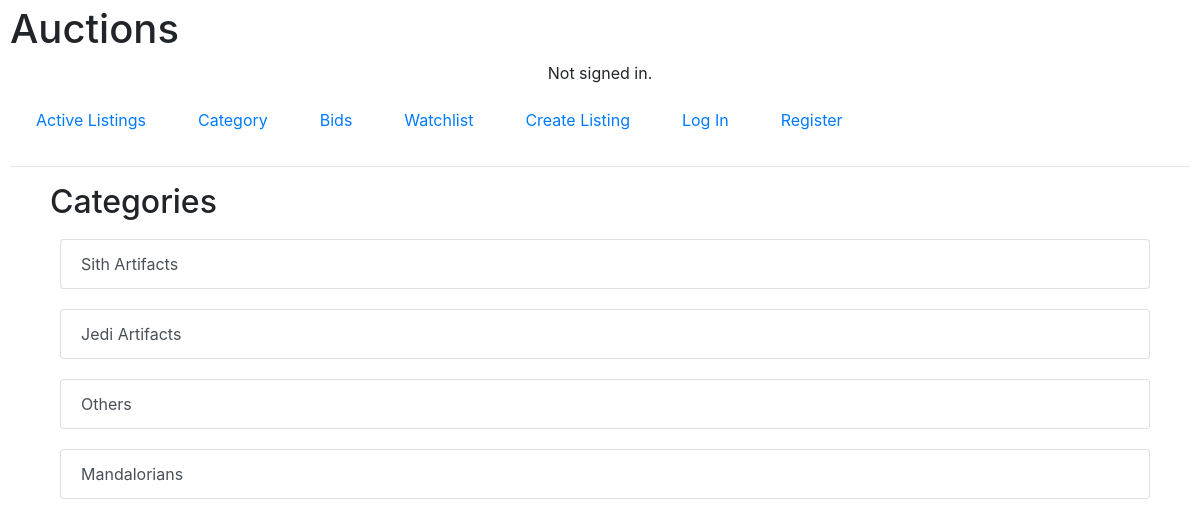
The page /categories on the database its author committed.
### auctions/models.py (models this page shows)
class Category(models.Model):
    category = models.CharField(max_length=64, blank=True, null=True)
    def __str__(self):
        return f'{self.category}'

### auctions/views.py (the view)
# urls.py: path("categories", views.categories, name="categories"),
def categories(request): # Displays List of Categories (Category Page)
    return render(request, "auctions/category.html",{
        "categories": Category.objects.all()
    })

### auctions/templates/auctions/category.html
{% extends "auctions/layout.html" %}
{% block body %}
    <div class="container">
        <h2>Categories</h2>
        <ul class="list-group">
            {% for category in categories %}
                <a href="{% url 'view_category' category.pk %}"><li class="list-group-item list-group-item-action">
                    {{ category }}
                </li></a>
            {% endfor %}
        </ul>
    </div>
{% endblock %}

### static/auctions/styles.css (style rules this page uses)
* { box-sizing: border-box; margin: 5px; }

### rows shown on the page
Category: category "Sith Artifacts"
Category: category "Jedi Artifacts"
Category: category "Others"
Category: category "Mandalorians"
